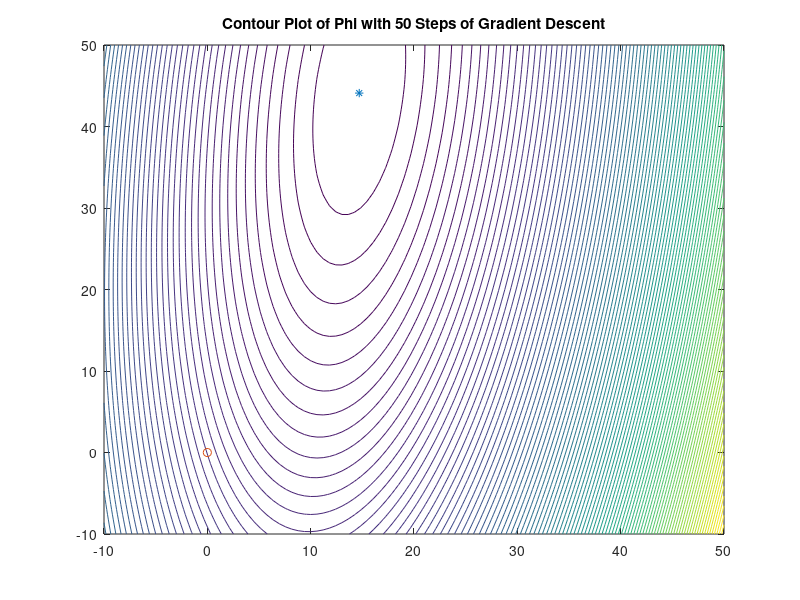

The MATLAB script that drew this image: (Note: this script raises an error after producing the figure.)
%%%%%%%%%%%%%%%%%%%%%%%%%%%%%%%%%%%%%%%%%%%%%%%%%%%%%%%%%%%%%%%%%%%%%%%%%%%
%% Part 2A - Use MATLAB to solve system for equilibrium and do gradient descent
%%%%%%%%%%%%%%%%%%%%%%%%%%%%%%%%%%%%%%%%%%%%%%%%%%%%%%%%%%%%%%%%%%%%%%%%%%%

%% Redefine system from three masses to two masses
% Givens
m_1 = 10; m_2 = 2; m_3 = 3;
c_1 = 10; c_2 = 1;
g = 9.8;

% Adjust for rod between m_1 and m_2
m_1 = m_1 + m_2;
m_2 = m_3;

%% Set up the system with Kx = f, where f = mg

% Construct vector of forces f = m*g, where m is vector of masses
m = [m_1 m_2]';
f = m*g
f(1)

% Construct matrix K that describes the linear transformation of x to f
K = [c_1 + c_2 -c_2 ; -c_2 c_2]

%% Solve Kx = f
x_star = K \ f

%% Set up energy functional phi(x)
x = linspace(-10,50);
[x1,x2] = meshgrid(x, x);                                
phi = (1/2)*(c_1*x1.^2 + c_2*(x1-x2).^2) - (x1*f(1)+x2*f(2));

%% Plot contour plot, x0
% fa1 = gradient(phi, 0.2, 0.2);                  % Derivative
% zv = contour(x1,x2,fa1, [0; 0]);              % Critical Points (not
                                                % important for this
                                                % assignment
figure(1)
%surf(x1,x2,phi)
contour(x1,x2,phi,100)  % contour plot with 100 levels
title('Contour Plot of Phi with 50 Steps of Gradient Descent')
hold on
plot3(x_star(1),x_star(2),0,'*')
plot3(0,0,0,'o')
min(phi)

%% Gradient Descent
syms x y
%f = -(sin(x) + sin(y))^2;
f = (1/2)*(c_1*x^2+c_2*(x-y)^2) - (x*f(1) + y*f(2));
g = gradient(f, [x, y]);

alpha = 0.02; % step size (not that important because we will keep moving
              % down until no longer decreasing
x = 0; y = 0;

for i = 1:50  % used to be 50
    %pause  % for user interaction
    grad = subs(g);
    decreased = true;
    % keep moving down gradient until function values are no longer
    % decreasing
    while decreased
        before = subs(f);
        x = x - alpha*grad(1);
        y = y - alpha*grad(2);
        after = subs(f);
        if after > before
            decreased = false;
        end
    end
    plot3(x,y,subs(f),'x')
end


vpa([x,y]) % final result of gradient descent

hold off

%%%%%%%%%%%%%%%%%%%%%%%%%%%%%%%%%%%%%%%%%%%%%%%%%%%%%%%%%%%%%%%%%%%%%%%%%%%
%% Part 2B - Illustration of Spring-Mass System with and without gravity
%%%%%%%%%%%%%%%%%%%%%%%%%%%%%%%%%%%%%%%%%%%%%%%%%%%%%%%%%%%%%%%%%%%%%%%%%%%

%% Spring Mass System without gravity
figure();
title('Spring Mass System without Gravity');
hold on
axis([-10 100 -10 100])
pbaspect([1 1 1])
grid on
axis off

% plot first spring
plot([50 50], [90 100],'m','LineWidth',2)
text(51,95,'\leftarrow c_1 = 10, length = 10')

circle(50,80,10,'b')
text(61,80,'\leftarrow m_1 = 10')

% plot rod between m_1 and m_2
hold on
plot([50 50], [60 70],'b','LineWidth',3)
text(51,67,'\leftarrow non-elastic rod, length = 10')

circle(50,58,2,'b')
text(53,58,'\leftarrow m_2 = 2')

% plot second spring
hold on
plot([50 50], [56 46],'m','LineWidth',2)
text(51,50,'\leftarrow c_2 = 1, length = 10')

circle(50,43,3,'b')
text(54,43,'\leftarrow m_3 = 3')

%% Spring Mass System with Gravity
figure();
title('Spring Mass System with Gravity');
hold on
axis([-10 100 -10 100])
pbaspect([1 1 1])
grid on
axis off

% plot first spring
plot([50 50], [75.3 100],'m','LineWidth',2)
text(51,87.65,'\leftarrow c_1 = 10, length = 24.7')

circle(50,65.3,10,'b')
text(61,65.3,'\leftarrow m_1 = 10')

% plot rod between m_1 and m_2
hold on
plot([50 50], [45.3 55.3],'b','LineWidth',3)
text(51,50.3,'\leftarrow non-elastic rod, length = 10')

circle(50,43.3,2,'b')
text(53,43.3,'\leftarrow m_2 = 2')

% plot second spring
hold on
plot([50 50], [41.3 -2.8],'m','LineWidth',2)
text(51,19.25,'\leftarrow c_2 = 1, length = 54.1')

circle(50,-5.8,3,'b')
text(54,-5.8,'\leftarrow m_3 = 3')


function h = circle(x,y,r,c)
hold on
th = 0:pi/50:2*pi;
xunit = r * cos(th) + x;
yunit = r * sin(th) + y;
h = plot(xunit, yunit);
fill(xunit,yunit, c);
hold off
end